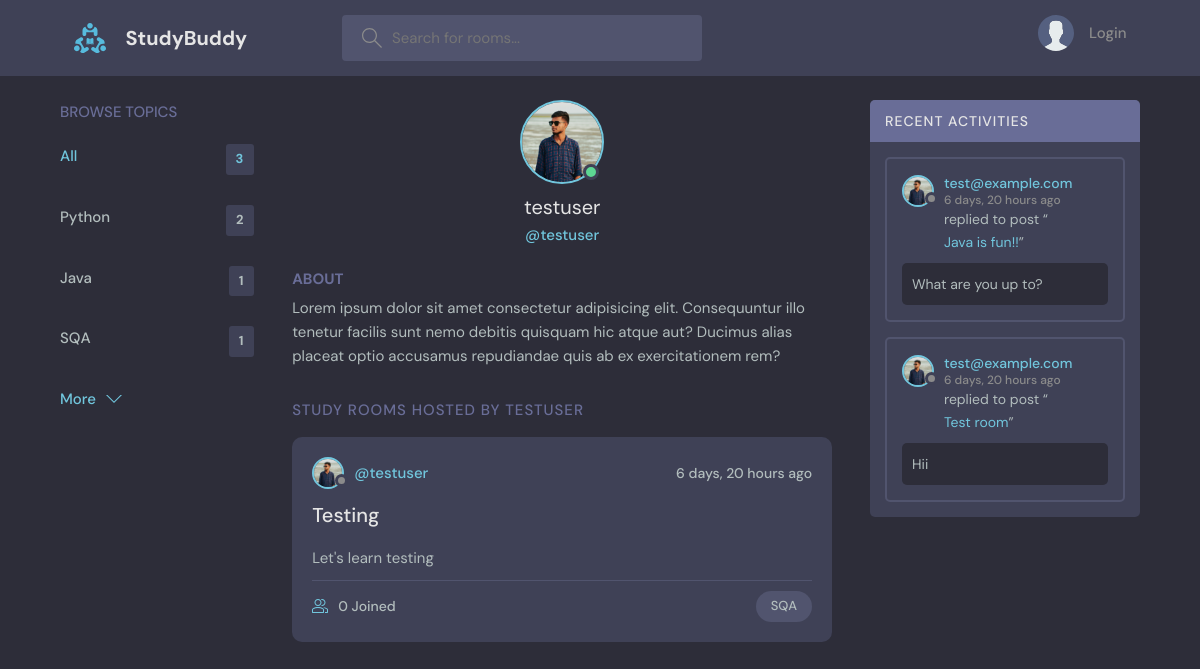
/profile/5, run on an earlier commit of the app's database.
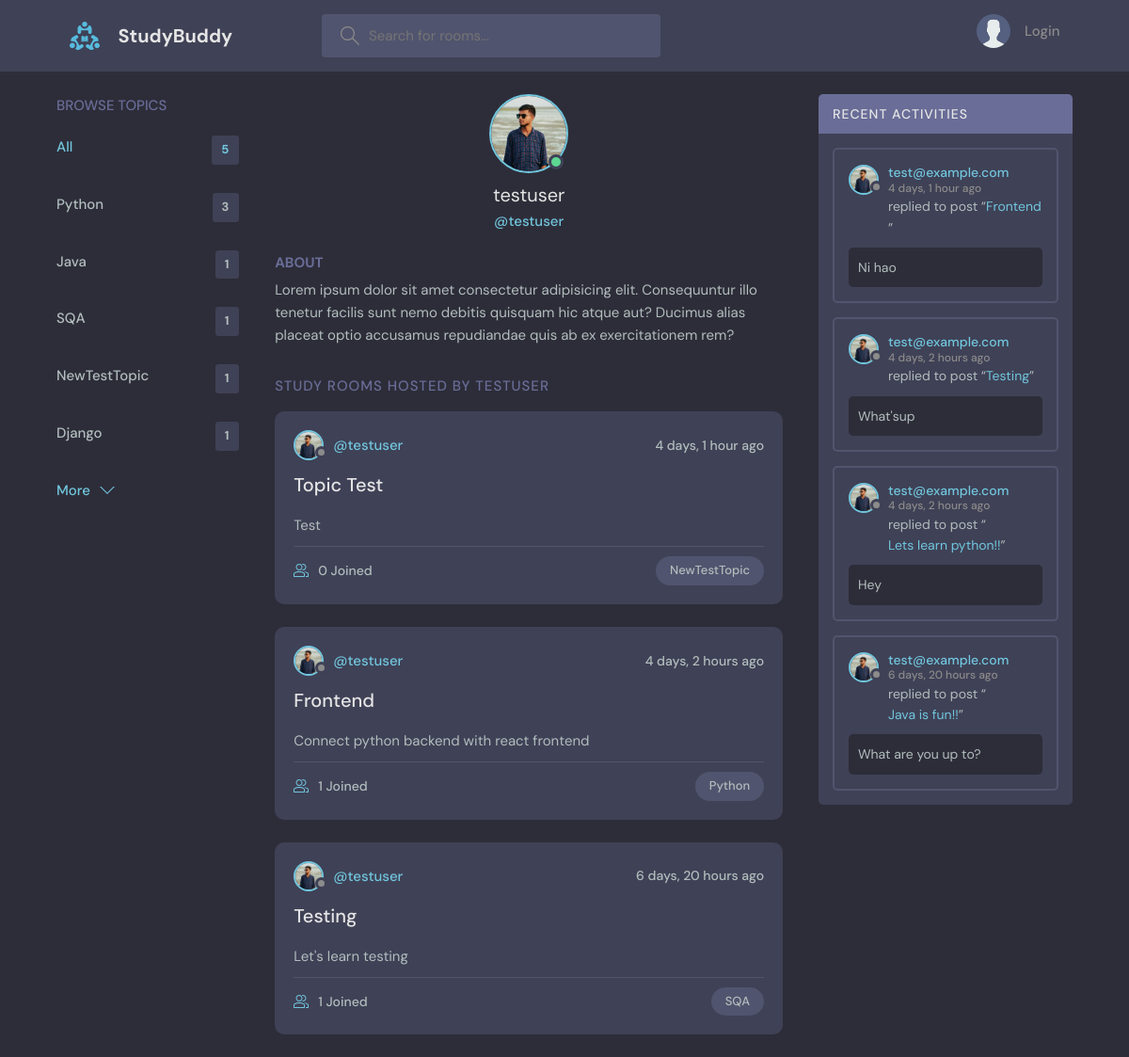
And on a later commit of the database.
### base/models.py (models this page shows, shortened)
class Topic(models.Model):
  name = models.CharField(max_length= 200)

class Room(models.Model):
  host = models.ForeignKey(User, on_delete= models.SET_NULL, null = True)
  topic = models.ForeignKey(Topic, on_delete= models.SET_NULL, null = True)
  name = models.CharField(max_length=200)
  description = models.TextField(null=True, blank=True)
  participants = models.ManyToManyField(User, related_name='participants', blank=True)
  updated = models.DateTimeField(auto_now=True)
  created = models.DateTimeField(auto_now_add = True)
  class Meta:
    ordering = ['-updated', '-created']
  def __str__(self):
    return self.name

class User(AbstractUser):
  name = models.CharField(max_length= 200)
  email = models.EmailField(unique=True)
  bio = models.TextField(null=True)
  avatar= models.ImageField(null=True, default="avatar.svg")
  USERNAME_FIELD = 'email'
  REQUIRED_FIELDS = ['username', 'name']

class Message(models.Model):
  user = models.ForeignKey(User, on_delete=models.CASCADE)
  room = models.ForeignKey(Room, on_delete= models.CASCADE)
  body = models.TextField()
  updated = models.DateTimeField(auto_now=True)
  created = models.DateTimeField(auto_now_add = True)
  class Meta:
      ordering = ['-updated', '-created']

### base/views.py (the view)
# urls.py: path('profile/<str:pk>', views.userProfile, name="user-profile"),
def userProfile(request, pk):
    user = get_object_or_404(User, id=pk)
    rooms = user.room_set.all()
    room_messages = user.message_set.all()
    topics = Topic.objects.all()
    context = {'user': user, 'rooms': rooms, 'room_messages': room_messages, 'topics': topics}
    return render(request, 'base/profile.html', context)

### base/templates/base/profile.html (shortened to what this page needs)
{% extends 'main.html' %}
{% block content %}
  <main class="profile-page layout layout--3">
    <div class="container">
      {% include 'base/topics_component.html' %}
      <div class="roomList">
        <div class="profile">
          <div class="profile__avatar">
            <div class="avatar avatar--large active">
              <img src="{{user.avatar.url}}" />
            </div>
          </div>
          <div class="profile__info">
            <h3>{{user.username}}</h3>
            <p>@{{user.username}}</p>
          </div>
          <div class="profile__about">
            <h3>About</h3>
            <p>
              Lorem ipsum dolor sit amet consectetur adipisicing elit. Consequuntur illo tenetur
              facilis sunt nemo debitis quisquam hic atque aut? Ducimus alias placeat optio
              accusamus repudiandae quis ab ex exercitationem rem?
            </p>
          </div>
        </div>
        <div class="roomList__header">
          <div>
            <h2>
              Study Rooms Hosted by {{user.username}}
            </h2>
          </div>
        </div>
        {% include 'base/feed_component.html' %}
      </div>
      {% include 'base/activity_component.html' %}
    </div>
  </main>
{% endblock content %}

### base/templates/base/topics_component.html
<div class="topics">
  <div class="topics__header">
    <h2>Browse Topics</h2>
  </div>
  <ul class="topics__list">
    <li>
      <a href="{% url 'home' %}" class="active">All <span>{{topics.count}}</span></a>
    </li>
    {% for topic in topics %}
    <li>
      <a href="{% url 'home' %}?q={{topic.name}}">{{topic.name}} <span>{{topic.room_set.all.count}}</span></a>
    </li>
    {% endfor %}
  </ul>
  <a class="btn btn--link" href="{% url 'topics' %}">
    More
    <svg version="1.1" xmlns="http://www.w3.org/2000/svg" width="32" height="32" viewBox="0 0 32 32">
      <title>chevron-down</title>
      <path d="M16 21l-13-13h-3l16 16 16-16h-3l-13 13z"></path>
    </svg>
  </a>
</div>

### base/templates/base/feed_component.html (shortened to what this page needs)
{% for room in rooms %}
<div class="roomListRoom">
  <div class="roomListRoom__header">
    <a href="{% url 'user-profile' room.host.id %}" class="roomListRoom__author">
      <div class="avatar avatar--small">
        <img src="{{room.host.avatar.url}}" />
      </div>
      <span>@{{room.host.username}}</span>
    </a>
    <div class="roomListRoom__actions">
      <span>{{room.created|timesince}} ago</span>
    </div>
  </div>
  <div class="roomListRoom__content">
    <a href="{% url 'room' room.id %}">{{room.name}}</a>
    <p>
      {{room.description}}
    </p>
  </div>
  <div class="roomListRoom__meta">
    <a href="{% url 'room' room.id %}" class="roomListRoom__joined">
      {{room.participants.all.count}} Joined
    </a>
    <p class="roomListRoom__topic">{{room.topic.name}}</p>
  </div>
</div>
{% endfor %}

### base/templates/base/activity_component.html (shortened to what this page needs)
<div class="activities">
  <div class="activities__header">
    <h2>Recent Activities</h2>
  </div>
  {% for message in room_messages %}
  <div class="activities__box">
    <div class="activities__boxHeader roomListRoom__header">
      <a href="{% url 'user-profile' message.user.id %}" class="roomListRoom__author">
        <div class="avatar avatar--small">
          <img src="{{message.user.avatar.url}}" />
        </div>
        <p>
          {{ message.user }}
          <span>{{message.created|timesince}} ago</span>
        </p>
      </a>
    </div>
    <div class="activities__boxContent">
      <p>replied to post “<a href="{% url 'room' message.room.id %}">{{message.room}}</a>”</p>
      <div class="activities__boxRoomContent">
        {{message.body}}
      </div>
    </div>
  </div>
  {% endfor %}
</div>

What changed in the data, as far as the page shows it:
removed Message: user.avatar (picture), user "test@example.com", created "6 days, 20 hours", room "Test room", body "Hii"
computed for Topic "Python": room_set.all.count "2" → "3"
added Topic: name "NewTestTopic", room_set.all.count "1"
added Topic: name "Django", room_set.all.count "1"
added Room: host.avatar (picture), host.username "testuser", created "4 days, 1 hour", name "Topic Test", description "Test", participants.all.count "0", topic.name "NewTestTopic"
added Room: host.avatar (picture), host.username "testuser", created "4 days, 2 hours", name "Frontend", description "Connect python backend with react frontend", participants.all.count "1", topic.name "Python"
computed for Room "Testing": participants.all.count "0" → "1"
added Message: user.avatar (picture), user "test@example.com", created "4 days, 1 hour", room "Frontend", body "Ni hao"
added Message: user.avatar (picture), user "test@example.com", created "4 days, 2 hours", room "Testing", body "What'sup"
added Message: user.avatar (picture), user "test@example.com", created "4 days, 2 hours", room "Lets learn python!!", body "Hey"
Also different on the page:
{{ topics.count }}: "3" → "5"
